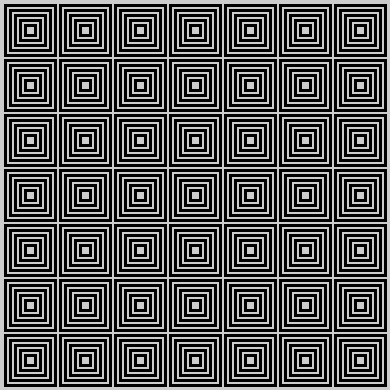
Frame 1 (no input)
Frame 60 (the mouse pressed at the canvas centre just before this capture): identical to frame 1, image omitted
Frame 120 (the mouse held since frame 60 and released just before this capture): identical to frame 1, image omitted

The Processing sketch that drew this single still picture (run headless with seeded random() and noise(); from frame 60 on, the mouse is pressed at the canvas centre):

// Processing sketch: processing_91069
// ── processing_91069.pde

void setup(){
size (390,390);
}

void draw(){
  noFill();
  strokeWeight(3);
  
  //pattern loops
  for (int xRect1=5; xRect1<390; xRect1+=55){
    for (int yRect1=5; yRect1<390; yRect1+=55){
      
      //box
      rect(xRect1,yRect1,50,50);
      rect(xRect1 + 5,yRect1 +5,40,40);
      rect(xRect1 + 10,yRect1 + 10,30,30);
      rect(xRect1 + 15,yRect1 + 15,20,20);
      rect(xRect1 + 20,yRect1 + 20,10,10);
    }
  }
}
